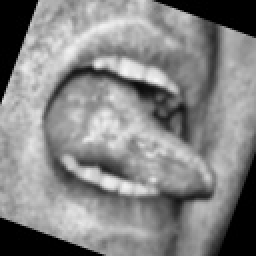
#> input picture ML-PROJECT/oral_cancer_ml/data/processed/Cancer/cancer_aug_018.jpg, 128 x 128 px (shown 2 times larger); its folder holds 4 pictures in this run
$ python feature_engineering.py   (older library calls are emulated)
#> lines starting #> are read from the running program, lines starting #| are printed output that depends on the picture
import csv
import cv2, os, numpy as np, joblib
from pathlib import Path
from skimage.feature import graycomatrix, graycoprops
from skimage.feature import hog, local_binary_pattern
from sklearn.feature_selection import VarianceThreshold
from scipy.stats import skew, kurtosis
from skimage.measure import shannon_entropy
import matplotlib.pyplot as plt
import warnings
import sys

# Ensure UTF-8 printing for console formatting
sys.stdout.reconfigure(encoding='utf-8')
warnings.filterwarnings('ignore')

CANCER_PATH    = Path(r"C:\Users\Admin\OneDrive\Desktop\Andrew\MKC\oral_cancer_ml\data\processed\CANCER")
NONCANCER_PATH = Path(r"C:\Users\Admin\OneDrive\Desktop\Andrew\MKC\oral_cancer_ml\data\processed\NON_CANCER")
SAVE_PATH      = Path(r"C:\Users\Admin\OneDrive\Desktop\Andrew\MKC\oral_cancer_ml\data\processed")
PLOTS_PATH     = Path(r"C:\Users\Admin\OneDrive\Desktop\Andrew\MKC\oral_cancer_ml\outputs\plots")
CSV_PATH       = SAVE_PATH / "features_dataset.csv"

# STEP 1 — IMAGE LOADING FUNCTION
def load_image_gray(path):
    img = cv2.imread(str(path))
    if img is None:
        return None
    gray = cv2.cvtColor(img, cv2.COLOR_BGR2GRAY)
    # Normalize to float32 [0,1] for feature extraction
    return gray.astype(np.float32) / 255.0

# STEP 2 — FEATURE EXTRACTION FUNCTIONS
def extract_glcm(img_float):
    img_uint8 = (img_float * 255).astype(np.uint8)
    angles = [0, np.pi/4, np.pi/2, 3*np.pi/4]
    distances = [1, 2, 3]
    glcm = graycomatrix(img_uint8, distances=distances, angles=angles, levels=256, symmetric=True, normed=True)
    props = ['contrast','dissimilarity','homogeneity','energy','correlation','ASM']
    features = []
    for prop in props:
        result = graycoprops(glcm, prop)  # shape: (3,4)
        features.extend(result.flatten())  # 12 values per prop
    return np.array(features, dtype=np.float32)  # 72 total

def extract_hog(img_float):
    features = hog(img_float,
                   orientations=9,
                   pixels_per_cell=(16,16),
                   cells_per_block=(2,2),
                   block_norm='L2-Hys',
                   feature_vector=True)
    return features.astype(np.float32)

def extract_lbp(img_float):
    img_uint8 = (img_float * 255).astype(np.uint8)
    lbp = local_binary_pattern(img_uint8, P=24, R=3, method='uniform')
    hist, _ = np.histogram(lbp.ravel(), bins=26, range=(0,26), density=True)
    return hist.astype(np.float32)

def extract_stats(img_float):
    flat = img_float.ravel()
    return np.array([
        np.mean(flat),
        np.std(flat),
        skew(flat),
        kurtosis(flat),
        shannon_entropy(img_float)
    ], dtype=np.float32)

def extract_all(img_float):
    glcm_f  = extract_glcm(img_float)
    hog_f   = extract_hog(img_float)
    lbp_f   = extract_lbp(img_float)
    stats_f = extract_stats(img_float)
    return np.concatenate([glcm_f, hog_f, lbp_f, stats_f]), glcm_f.size, hog_f.size, lbp_f.size, stats_f.size

# STEP 3 — RUN EXTRACTION ON ALL 1000 IMAGES
X = []
y = []
failed = 0
sizes = None

print("Process CANCER folder (label=1):")
for i, fpath in enumerate(sorted(CANCER_PATH.glob("*.jpg"))):
    img = load_image_gray(fpath)
#> in load_image_gray, img is the input picture: shape (128, 128, 3); min 0, max 247, mean 132.6
    if img is None:
        failed += 1
        continue
    features, s_g, s_h, s_l, s_s = extract_all(img)
#> after the loop in extract_glcm, `for prop in props:`: features = 72 values, max 1333.5 at index 10, min 0.00488 at index 69, mean 113.7
#> in extract_all, `glcm_f  = extract_glcm(img_float)`: glcm_f has the same summary as features in extract_glcm
#> in extract_hog, `features = hog(img_float, orientations=9, pixels_per_cell=(16,16), cel..`: features = 1764 values, max 0.361 at index 720, min 0 at index 226, mean 0.138
#> in extract_all, `hog_f   = extract_hog(img_float)`: hog_f has the same summary as features in extract_hog
#> in extract_lbp, `lbp = local_binary_pattern(img_uint8, P=24, R=3, method='uniform')`:
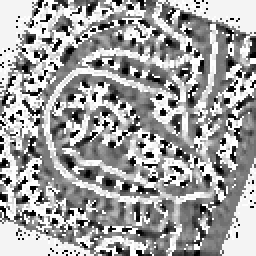
#> lbp: shape (128, 128) float64 (shown 2 times larger); min 0, max 25, mean 15.8; drawn with min black and max white
#> in extract_lbp, `hist, _ = np.histogram(lbp.ravel(), bins=26, range=(0,26), density=True)`: hist = 26 values, max 0.234 at index 25, min 0.0115 at index 23, mean 0.0385
#> in extract_all, `lbp_f   = extract_lbp(img_float)`: lbp_f has the same summary as hist in extract_lbp
#> in extract_stats, `flat = img_float.ravel()`: flat = 16384 values, max 0.969 at index 4542, min 0 at index 0, mean 0.52
#> in extract_all, `stats_f = extract_stats(img_float)`: stats_f = [0.52, 0.25, -0.884, -0.21, 7.17]
#> features = 1867 values, max 1333.5 at index 10, min -0.884 at index 1864, mean 4.52; s_g = 72; s_h = 1764; s_l = 26; s_s = 5
    if sizes is None: sizes = (s_g, s_h, s_l, s_s)
#> sizes = (72, 1764, 26, 5)
    X.append(features)
    y.append(1)
    if (i+1) % 100 == 0:
        print(f"  CANCER: {i+1}/500 processed...")
#> pass 2 of the loop `for i, fpath in enumerate(sorted(CANCER_PATH.glob("*.jpg"))):`:
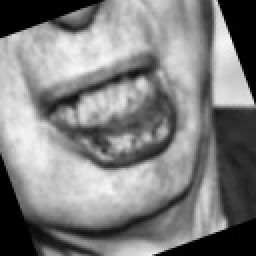
#> input picture ML-PROJECT/oral_cancer_ml/data/processed/Cancer/cancer_aug_031.jpg, 128 x 128 px (shown 2 times larger)
#> in load_image_gray, img is the input picture: shape (128, 128, 3); min 0, max 249, mean 127.7
#> in extract_lbp (call 2), `lbp = local_binary_pattern(img_uint8, P=24, R=3, method='uniform')`:
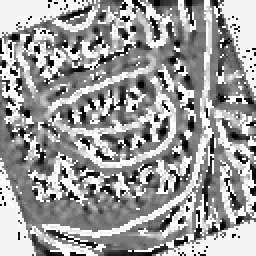
#> lbp: shape (128, 128) float64 (shown 2 times larger); min 0, max 25, mean 15.4; drawn with min black and max white
#> hist = 26 values, max 0.2 at index 25, min 0.011 at index 23, mean 0.0385
#> `features, s_g, s_h, s_l, s_s = extract_all(img)`: features = 1867 values, max 1445.2 at index 10, min -1.12 at index 1865, mean 5.23
#> pass 3 of the loop `for i, fpath in enumerate(sorted(CANCER_PATH.glob("*.jpg"))):`:
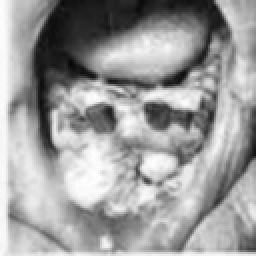
#> input picture ML-PROJECT/oral_cancer_ml/data/processed/Cancer/cancer_aug_043.jpg, 128 x 128 px (shown 2 times larger)
#> in load_image_gray, img is the input picture: shape (128, 128, 3); min 7, max 255, mean 156.5
#> in extract_lbp (call 3), `lbp = local_binary_pattern(img_uint8, P=24, R=3, method='uniform')`:
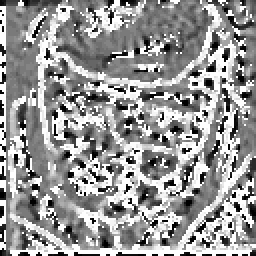
#> lbp: shape (128, 128) float64 (shown 2 times larger); min 0, max 25, mean 14.9; drawn with min black and max white
#> hist = 26 values, max 0.239 at index 25, min 0.0123 at index 23, mean 0.0385
#> `features, s_g, s_h, s_l, s_s = extract_all(img)`: features = 1867 values, max 1229 at index 8, min -0.633 at index 1864, mean 4.45
#> the loop made 4 passes; the first 3 are shown

print("Process NON_CANCER folder (label=0):")
for i, fpath in enumerate(sorted(NONCANCER_PATH.glob("*.jpg"))):
    img = load_image_gray(fpath)
    if img is None:
        failed += 1
        continue
    features, _, _, _, _ = extract_all(img)
    X.append(features)
    y.append(0)
    if (i+1) % 100 == 0:
        print(f"  NON-CANCER: {i+1}/500 processed...")

X = np.array(X, dtype=np.float32)
y = np.array(y, dtype=np.int32)
c_samples = np.sum(y == 1)
nc_samples = np.sum(y == 0)

# STEP 4 — RECORD FEATURE GROUP INDICES
glcm_size, hog_size, lbp_size, stats_size = sizes
#> glcm_size = 72; hog_size = 1764; lbp_size = 26; stats_size = 5
glcm_start  = 0
glcm_end    = glcm_size
#> glcm_end = 72
hog_start   = glcm_end
#> hog_start = 72
hog_end     = glcm_end + hog_size
#> hog_end = 1836
lbp_start   = hog_end
#> lbp_start = 1836
lbp_end     = hog_end + lbp_size
#> lbp_end = 1862
stats_start = lbp_end
#> stats_start = 1862
stats_end   = lbp_end + stats_size
#> stats_end = 1867

feature_groups = {
    'GLCM':  (glcm_start,  glcm_end),
    'HOG':   (hog_start,   hog_end),
    'LBP':   (lbp_start,   lbp_end),
    'STATS': (stats_start, stats_end)
}
#> feature_groups = {'GLCM': (0, 72), 'HOG': (72, 1836), 'LBP': (1836, 1862), 'STATS': (1862, 1867)}
print("Feature Groups:", feature_groups)
#| Feature Groups: {'GLCM': (0, 72), 'HOG': (72, 1836), 'LBP': (1836, 1862), 'STATS': (1862, 1867)}

# STEP 5 — DATA CLEANING
raw_total = X.shape[1]
#> raw_total = 1867

# Check 1: NaN values
nan_count = np.isnan(X).sum()
print(f"NaN values found: {nan_count}")
X = np.nan_to_num(X, nan=0.0)

# Check 2: Inf values
inf_count = np.isinf(X).sum()
print(f"Inf values found: {inf_count}")
X = np.nan_to_num(X, posinf=0.0, neginf=0.0)

# Check 3: Zero variance features
selector = VarianceThreshold(threshold=0.0)
X_clean = selector.fit_transform(X)
removed = X.shape[1] - X_clean.shape[1]
#> removed = 0
print(f"Zero-variance features removed: {removed}")
#| Zero-variance features removed: 0
X = X_clean
final_count = X.shape[1]
#> final_count = 1867

# STEP 6 — FEATURE DISTRIBUTION PLOT
c_means = np.mean(X[y == 1], axis=0) if c_samples > 0 else np.zeros(final_count)
nc_means = np.mean(X[y == 0], axis=0) if nc_samples > 0 else np.zeros(final_count)

plt.figure(figsize=(12, 6))
plt.plot(c_means, label='Cancer Mean', color='tomato', alpha=0.8)
plt.plot(nc_means, label='Non-Cancer Mean', color='steelblue', alpha=0.8)

for name, (start, end) in feature_groups.items():
    if start < final_count:
        plt.axvline(x=start, color='black', linestyle='--', alpha=0.5)
        # Shift slightly right of the line for text
        # Y position could be high inside plot bounds
        max_val = max(np.max(c_means), np.max(nc_means)) if (c_samples > 0 or nc_samples > 0) else 1
        plt.text(start + (end-start)*0.02 if (end-start) > 0 else start, max_val * 0.9, name, rotation=90, verticalalignment='center')
#> this loop made 4 passes

plt.title("Mean Feature Values per Class")
plt.xlabel("Feature Index")
plt.ylabel("Mean Value")
plt.legend()
plt.tight_layout()
plt.savefig(PLOTS_PATH / "10_feature_distributions.png", dpi=150)
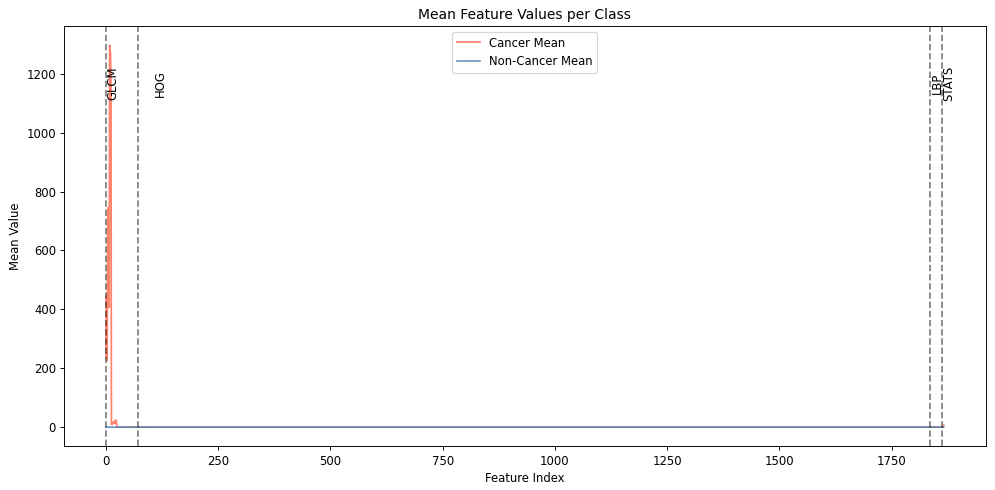
#> figure drawn by matplotlib, 1 panel; curve peaks at x = 8, y = 1296.8
plt.close()

# STEP 7 — SAVE EVERYTHING
np.save(SAVE_PATH / 'X_features.npy', X)
np.save(SAVE_PATH / 'y_labels.npy', y)
joblib.dump(feature_groups, SAVE_PATH / 'feature_groups.pkl')

# Save extracted features to CSV for tabular inspection/export
csv_header = [f"feature_{i+1}" for i in range(X.shape[1])] + ["label", "label_name"]
with open(CSV_PATH, "w", newline="", encoding="utf-8") as f:
    writer = csv.writer(f)
    writer.writerow(csv_header)
    for i in range(X.shape[0]):
        label_int = int(y[i])
        label_name = "cancer" if label_int == 1 else "no_cancer"
        writer.writerow(X[i].tolist() + [label_int, label_name])

print("✓ X_features.npy saved")
print("✓ y_labels.npy saved")
print("✓ feature_groups.pkl saved")
print(f"✓ {CSV_PATH.name} saved")

# STEP 8 — FINAL REPORT
print(f"""
═══════════════════════════════════════════
       FEATURE EXTRACTION COMPLETE
═══════════════════════════════════════════
GLCM features        : {glcm_size}
HOG features         : {hog_size}
LBP features         : {lbp_size}
Statistical features : {stats_size}
───────────────────────────────────────────
Raw feature total    : {raw_total}
NaN values fixed     : {nan_count}
Inf values fixed     : {inf_count}
Zero-variance removed: {removed}
Final feature count  : {final_count}
───────────────────────────────────────────
Feature matrix shape : ({X.shape[0]} samples, {final_count} features)
CANCER samples       : {c_samples}
NON-CANCER samples   : {nc_samples}
Failed to load       : {failed}
───────────────────────────────────────────
Feature group indices:
  GLCM  : [{glcm_start}  → {glcm_end}]
  HOG   : [{hog_start} → {hog_end}]
  LBP   : [{lbp_start}  → {lbp_end}]
  STATS : [{stats_start}  → {stats_end}]
═══════════════════════════════════════════
✓ Features saved. Ready for ML preparation.
""")
